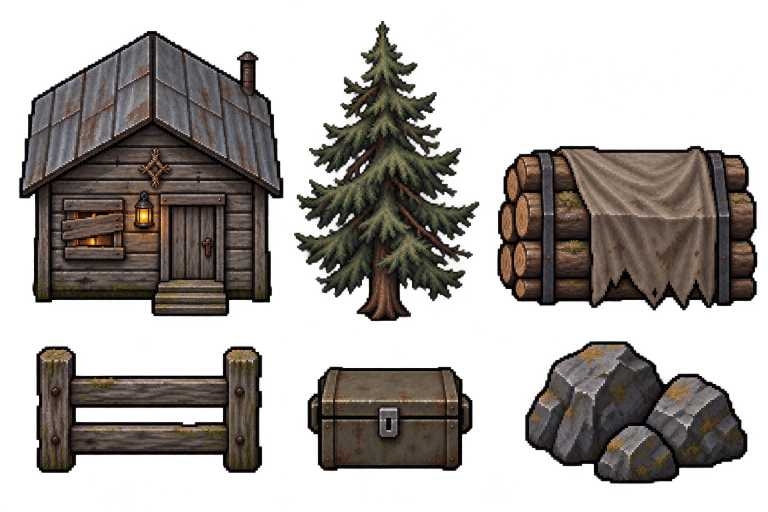
#> input picture assets/art/forest_dusk/props.png, 1536 x 1024 px (shown at 1/2 size); its folder holds 5 pictures in this run
$ python build_dusk_art.py
#> lines starting #> are read from the running program, lines starting #| are printed output that depends on the picture
"""Describe the selected dusk PNGs with Godot atlases; never modify image pixels.

Only writes resources/art/forest_dusk and source metadata in assets/art/forest_dusk.
Saved scenes are never regenerated by this tool.
"""
from pathlib import Path
import hashlib
import json
from PIL import Image

ROOT = Path(__file__).resolve().parents[1]
ART = ROOT / 'assets/art/forest_dusk'
OUT = ROOT / 'resources/art/forest_dusk'
OUT.mkdir(parents=True, exist_ok=True)


def save(name, text):
    (OUT / name).write_text(text.strip() + '\n', encoding='utf-8')


def rect(values):
    return 'Rect2(%s)' % ', '.join(str(v) for v in values)


def bounds(image, box):
    alpha = image.getchannel('A').crop(box)
    found = alpha.point(lambda value: 255 if value > 150 else 0).getbbox()
    if found is None:
        raise ValueError(f'Empty sprite at {box}')
    left, top, right, bottom = found
    if left < 2 or top < 2 or right > box[2] - box[0] - 2 or bottom > box[3] - box[1] - 2:
        raise ValueError(f'Sprite crosses its cell boundary: {box}, {found}')
    return [box[0] + left - 2, box[1] + top - 2, right - left + 4, bottom - top + 4]


layout = {}
props = Image.open(ART / 'props.png')
#> props is the input picture: PIL image 1536x1024 RGBA; mean R, G, B, A 47.6, 41.4, 35.9, 115.5
for name, box in {
    'hut': (0, 0, 580, 660),
    'pine': (580, 0, 991, 660),
    'logs': (991, 0, 1536, 660),
    'fence': (0, 660, 580, 1024),
    'chest': (580, 660, 991, 1024),
    'rocks': (991, 660, 1536, 1024),
}.items():
    region = bounds(props, box)
    layout[name] = region
    save(name + '.tres', f'''[gd_resource type="AtlasTexture" load_steps=2 format=3]

[ext_resource type="Texture2D" path="res://assets/art/forest_dusk/props.png" id="1"]

[resource]
atlas = ExtResource("1")
region = {rect(region)}
filter_clip = true
''')
#> this loop made 6 passes
#> (left in bounds, top in bounds, right in bounds, bottom in bounds, region) on passes 1 to 6: (39, 62, 566, 632, [37, 60, 531, 574]), (9, 42, 378, 642, [587, 40, 373, 604]), (4, 292, 523, 621, [993, 290, 523, 333]), (73, 33, 524, 285, [71, 691, 455, 256]), (35, 74, 365, 281, [613, 732, 334, 211]), (60, 23, 503, 307, [1049, 681, 447, 288])
#> pass 1, in bounds, `alpha = image.getchannel('A').crop(box)`:
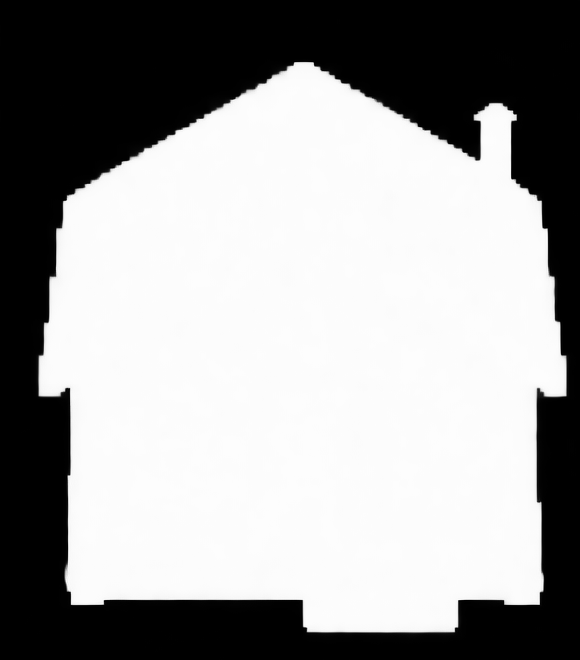
#> alpha: PIL image 580x660 L; min 0, max 254, mean 155.7
#> pass 2, in bounds (call 2), `alpha = image.getchannel('A').crop(box)`:
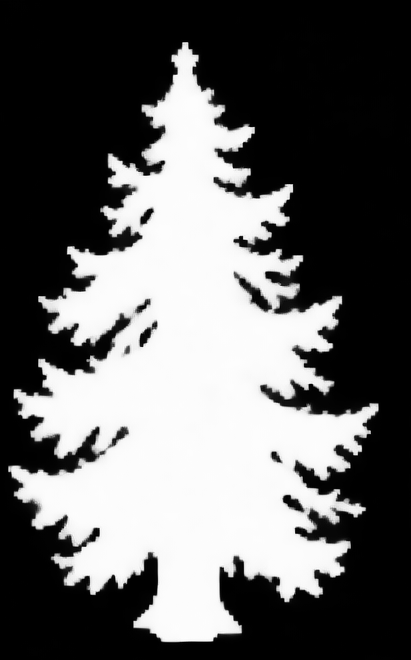
#> alpha: PIL image 411x660 L; min 0, max 254, mean 99.8
#> pass 3, in bounds (call 3), `alpha = image.getchannel('A').crop(box)`:
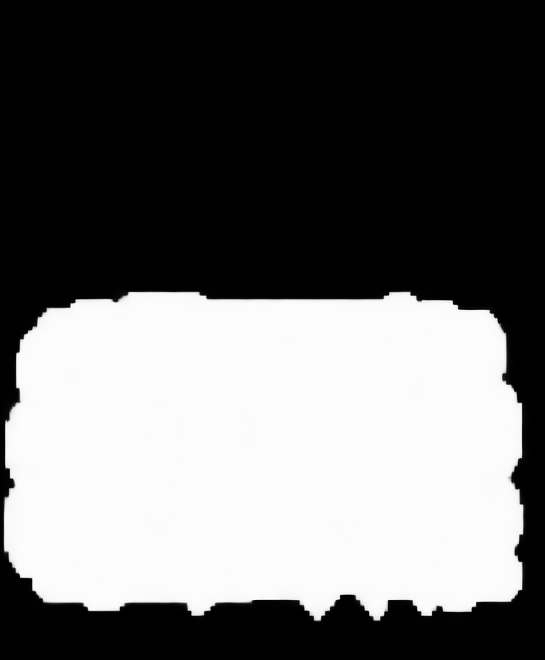
#> alpha: PIL image 545x660 L; min 0, max 254, mean 107
#> after the loop, layout = {'hut': [37, 60, 531, 574], 'pine': [587, 40, 373, 604], 'logs': [993, 290, 523, 333], 'fence': [71, 691, 455, 256], 'chest': [613, 732, 334, 211], 'rocks': [1049, 681, 447, 288]}

(ART / 'SOURCES.json').write_text(json.dumps({
    'generator': 'Built-in image_gen; environment prompts in prompts.json',
    'references': 'Sunny forest props/ground used only as read-only layout references. Character assets are prepared separately in assets/art/characters.',
    'processing': 'Byte-for-byte PNG copies; AtlasTexture regions/margins and Sprite2D scale only. Original alpha retained.',
    'files': {p.name: hashlib.sha256(p.read_bytes()).hexdigest() for p in ART.glob('*.png')},
    'atlas_layout': layout,
}, indent=2, ensure_ascii=False) + '\n', encoding='utf-8')
print(json.dumps(layout, ensure_ascii=False))
#| {"hut": [37, 60, 531, 574], "pine": [587, 40, 373, 604], "logs": [993, 290, 523, 333], "fence": [71, 691, 455, 256], "chest": [613, 732, 334, 211], "rocks": [1049, 681, 447, 288]}
